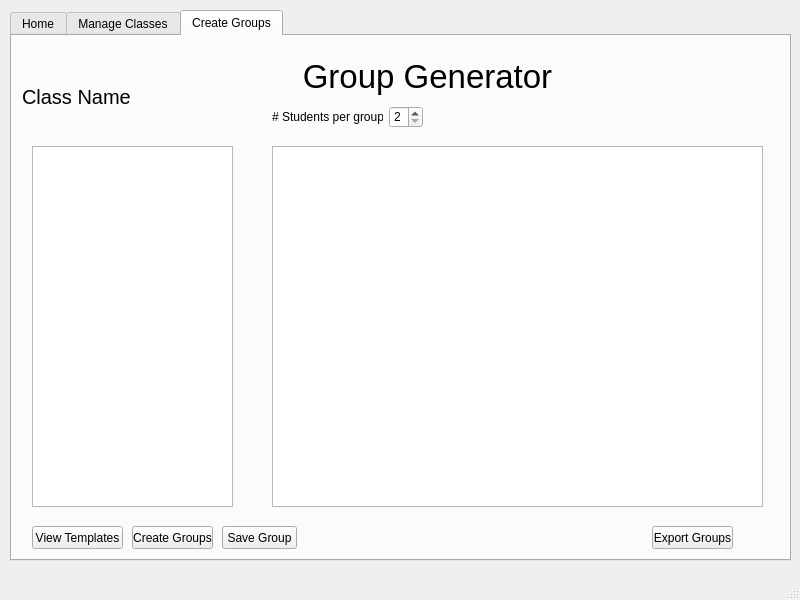
<?xml version="1.0" encoding="UTF-8"?>
<ui version="4.0">
 <class>MainWindow</class>
 <widget class="QMainWindow" name="MainWindow">
  <property name="geometry">
   <rect>
    <x>0</x>
    <y>0</y>
    <width>800</width>
    <height>600</height>
   </rect>
  </property>
  <property name="windowTitle">
   <string>MainWindow</string>
  </property>
  <widget class="QWidget" name="centralwidget">
   <widget class="QTabWidget" name="tabWidget">
    <property name="geometry">
     <rect>
      <x>10</x>
      <y>10</y>
      <width>781</width>
      <height>551</height>
     </rect>
    </property>
    <property name="currentIndex">
     <number>2</number>
    </property>
    <property name="tabsClosable">
     <bool>false</bool>
    </property>
    <property name="tabBarAutoHide">
     <bool>false</bool>
    </property>
    <widget class="QWidget" name="home">
     <attribute name="title">
      <string>Home</string>
     </attribute>
     <widget class="QLabel" name="welcomeLabel">
      <property name="geometry">
       <rect>
        <x>160</x>
        <y>190</y>
        <width>491</width>
        <height>71</height>
       </rect>
      </property>
      <property name="font">
       <font>
        <pointsize>25</pointsize>
       </font>
      </property>
      <property name="text">
       <string>Welcome to Super Groupinator!</string>
      </property>
     </widget>
     <widget class="QPushButton" name="manageClassButton">
      <property name="geometry">
       <rect>
        <x>330</x>
        <y>260</y>
        <width>91</width>
        <height>23</height>
       </rect>
      </property>
      <property name="text">
       <string>Manage Classes</string>
      </property>
     </widget>
     <widget class="QPushButton" name="createClassButton">
      <property name="geometry">
       <rect>
        <x>340</x>
        <y>300</y>
        <width>75</width>
        <height>23</height>
       </rect>
      </property>
      <property name="text">
       <string>Create Class</string>
      </property>
     </widget>
    </widget>
    <widget class="QWidget" name="manageClass">
     <attribute name="title">
      <string>Manage Classes</string>
     </attribute>
     <widget class="QLabel" name="className">
      <property name="geometry">
       <rect>
        <x>10</x>
        <y>10</y>
        <width>201</width>
        <height>21</height>
       </rect>
      </property>
      <property name="font">
       <font>
        <pointsize>15</pointsize>
       </font>
      </property>
      <property name="text">
       <string>Class Name</string>
      </property>
     </widget>
     <widget class="QPushButton" name="addStudentButton">
      <property name="geometry">
       <rect>
        <x>550</x>
        <y>500</y>
        <width>75</width>
        <height>23</height>
       </rect>
      </property>
      <property name="text">
       <string>Add Student</string>
      </property>
     </widget>
     <widget class="QPushButton" name="removeStudentButton">
      <property name="geometry">
       <rect>
        <x>630</x>
        <y>500</y>
        <width>81</width>
        <height>23</height>
       </rect>
      </property>
      <property name="text">
       <string>Delete Student</string>
      </property>
     </widget>
     <widget class="QTableWidget" name="classTable">
      <property name="geometry">
       <rect>
        <x>10</x>
        <y>90</y>
        <width>731</width>
        <height>401</height>
       </rect>
      </property>
     </widget>
     <widget class="QPushButton" name="exportClassButton">
      <property name="geometry">
       <rect>
        <x>660</x>
        <y>50</y>
        <width>75</width>
        <height>23</height>
       </rect>
      </property>
      <property name="text">
       <string>Export Class</string>
      </property>
     </widget>
     <widget class="QLineEdit" name="lineEdit">
      <property name="geometry">
       <rect>
        <x>10</x>
        <y>50</y>
        <width>261</width>
        <height>20</height>
       </rect>
      </property>
     </widget>
     <widget class="QPushButton" name="searchButton">
      <property name="geometry">
       <rect>
        <x>290</x>
        <y>50</y>
        <width>75</width>
        <height>23</height>
       </rect>
      </property>
      <property name="text">
       <string>Search</string>
      </property>
     </widget>
     <widget class="QPushButton" name="clearButton">
      <property name="geometry">
       <rect>
        <x>370</x>
        <y>50</y>
        <width>75</width>
        <height>23</height>
       </rect>
      </property>
      <property name="text">
       <string>Clear</string>
      </property>
     </widget>
    </widget>
    <widget class="QWidget" name="createGroup">
     <attribute name="title">
      <string>Create Groups</string>
     </attribute>
     <widget class="QLabel" name="generatorLabel">
      <property name="geometry">
       <rect>
        <x>150</x>
        <y>20</y>
        <width>531</width>
        <height>41</height>
       </rect>
      </property>
      <property name="font">
       <font>
        <pointsize>25</pointsize>
       </font>
      </property>
      <property name="text">
       <string>Group Generator</string>
      </property>
      <property name="alignment">
       <set>Qt::AlignCenter</set>
      </property>
     </widget>
     <widget class="QWidget" name="layoutWidget_2">
      <property name="geometry">
       <rect>
        <x>260</x>
        <y>70</y>
        <width>151</width>
        <height>22</height>
       </rect>
      </property>
      <layout class="QHBoxLayout" name="horizontalLayout_5">
       <item>
        <widget class="QLabel" name="numStudentsGroup">
         <property name="text">
          <string># Students per group</string>
         </property>
        </widget>
       </item>
       <item>
        <widget class="QSpinBox" name="spinStudentsGroups">
         <property name="minimum">
          <number>2</number>
         </property>
         <property name="maximum">
          <number>6</number>
         </property>
        </widget>
       </item>
      </layout>
     </widget>
     <widget class="QWidget" name="studentWidget_2" native="true">
      <property name="geometry">
       <rect>
        <x>250</x>
        <y>100</y>
        <width>511</width>
        <height>381</height>
       </rect>
      </property>
      <widget class="QListWidget" name="groupings">
       <property name="geometry">
        <rect>
         <x>10</x>
         <y>10</y>
         <width>491</width>
         <height>361</height>
        </rect>
       </property>
      </widget>
     </widget>
     <widget class="QWidget" name="classWidget_2" native="true">
      <property name="geometry">
       <rect>
        <x>10</x>
        <y>100</y>
        <width>231</width>
        <height>381</height>
       </rect>
      </property>
      <widget class="QListWidget" name="studentList">
       <property name="geometry">
        <rect>
         <x>10</x>
         <y>10</y>
         <width>201</width>
         <height>361</height>
        </rect>
       </property>
       <property name="sizePolicy">
        <sizepolicy hsizetype="Minimum" vsizetype="Expanding">
         <horstretch>0</horstretch>
         <verstretch>0</verstretch>
        </sizepolicy>
       </property>
      </widget>
     </widget>
     <widget class="QPushButton" name="createGroupsButton">
      <property name="geometry">
       <rect>
        <x>120</x>
        <y>490</y>
        <width>81</width>
        <height>23</height>
       </rect>
      </property>
      <property name="text">
       <string>Create Groups</string>
      </property>
     </widget>
     <widget class="QPushButton" name="exportGroupsButton">
      <property name="geometry">
       <rect>
        <x>640</x>
        <y>490</y>
        <width>81</width>
        <height>23</height>
       </rect>
      </property>
      <property name="text">
       <string>Export Groups</string>
      </property>
     </widget>
     <widget class="QLabel" name="className_2">
      <property name="geometry">
       <rect>
        <x>10</x>
        <y>50</y>
        <width>201</width>
        <height>21</height>
       </rect>
      </property>
      <property name="font">
       <font>
        <pointsize>15</pointsize>
       </font>
      </property>
      <property name="text">
       <string>Class Name</string>
      </property>
     </widget>
     <widget class="QPushButton" name="viewTemplatesButton">
      <property name="geometry">
       <rect>
        <x>20</x>
        <y>490</y>
        <width>91</width>
        <height>23</height>
       </rect>
      </property>
      <property name="text">
       <string>View Templates</string>
      </property>
     </widget>
     <widget class="QPushButton" name="saveGroupButton">
      <property name="geometry">
       <rect>
        <x>210</x>
        <y>490</y>
        <width>75</width>
        <height>23</height>
       </rect>
      </property>
      <property name="text">
       <string>Save Group</string>
      </property>
     </widget>
    </widget>
   </widget>
  </widget>
  <widget class="QMenuBar" name="menubar">
   <property name="geometry">
    <rect>
     <x>0</x>
     <y>0</y>
     <width>800</width>
     <height>21</height>
    </rect>
   </property>
  </widget>
  <widget class="QStatusBar" name="statusbar"/>
  <action name="actionPHYS_150">
   <property name="text">
    <string>PHYS 150</string>
   </property>
  </action>
  <action name="actionCS_20">
   <property name="text">
    <string>CS 120</string>
   </property>
  </action>
  <action name="actionCreate_New_Class">
   <property name="text">
    <string>Create New Class</string>
   </property>
  </action>
  <action name="actionOpen_Class_Roster">
   <property name="text">
    <string>Open Class List</string>
   </property>
  </action>
 </widget>
 <resources/>
 <connections/>
</ui>
